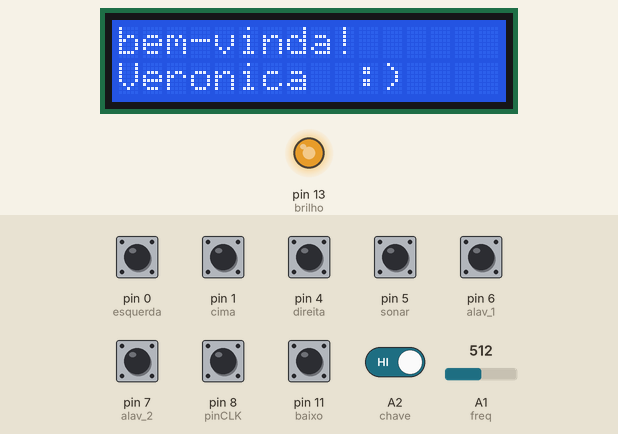
Recording of a sketch running on a simulated Arduino Leonardo, built with avr-gcc and run on an emulated ATmega32U4. Parts: 16×2 character LCD, output pins drawn as LEDs (lit = HIGH). Inputs (shaded band) come from the test bench; at power-on: A2 (chave), pin 0 (esquerda), pin 1 (cima), pin 4 (direita), pin 5 (sonar), pin 6 (alav_1), pin 7 (alav_2), pin 8 (pinCLK), pin 11 (baixo) HIGH, A1 (freq) = 512. USB keyboard and mouse output is not drawn.

Above: at 4.7 s.
At 13.0 s:
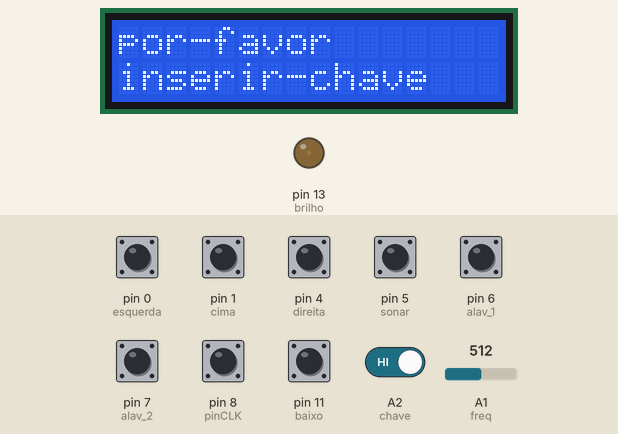
13.1 s: A2 (chave) driven LOW
At 14.4 s:
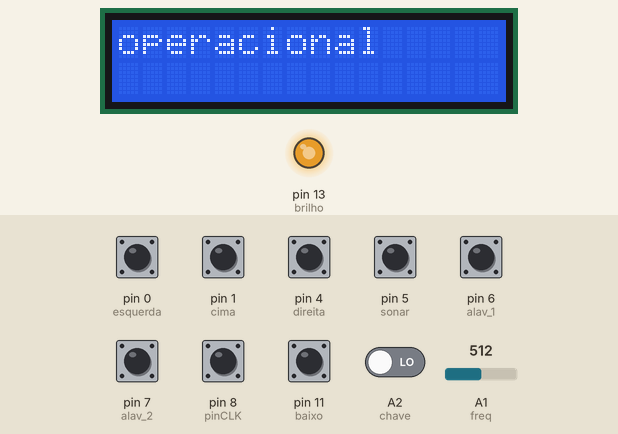
14.9 s: A2 (chave) driven HIGH
At 14.91 s:
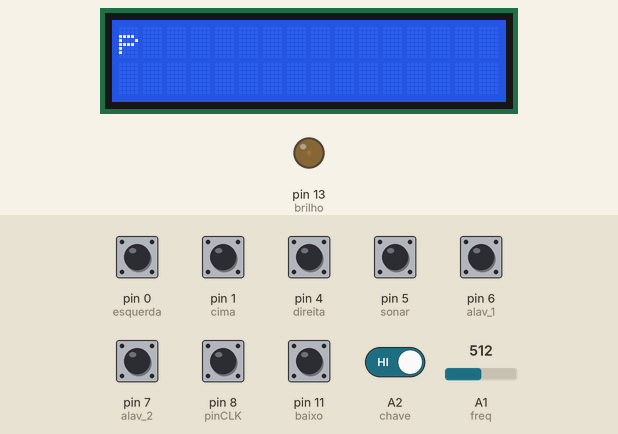
Timing chart, 0 to 17.6 s (numbered marks = the images above; inputs shaded):
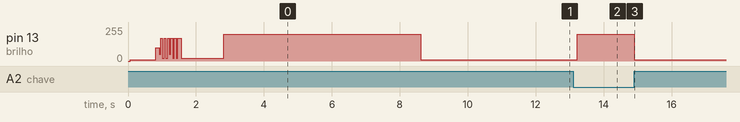

The sketch:

sketch_sep6a.ino
```cpp
#include <LiquidCrystal_I2C.h> // Se o seu display for I2C (com a plaquinha adaptadora atrás)
#include <Joystick.h>

LiquidCrystal_I2C lcd(0x27, 16, 2);
// Configuração do Gamepad: 10 Botões, 0 Hat Switch, Apenas Eixo X ativado
Joystick_ Joystick(JOYSTICK_DEFAULT_REPORT_ID, JOYSTICK_TYPE_GAMEPAD,
  10, 0,
  true, false, false,
  false, false, false,
  false, false,
  false, false, false);

// Pinos dos botões e alavancas
int cima = 1;
int baixo = 11;
int esquerda = 0;
int direita = 4;
int sonar = 5;

// MUDOU PARA A PORTA ANALÓGICA A2 (Protegendo o barramento I2C do pino 2)
int chave = A2;

const int brilho = 13;
int alav_1 = 6;
int alav_2 = 7;

bool ligou = true;

// Pinos do Encoder Rotativo (CLK e DT)
const int pinCLK = 8;
const int pinDT = 9;
int ultimoEstadoCLK;

// Pino do potenciômetro (Knobzinho / Vel)
const int freq = A1;

// -------------------------------------------------------------
// Variáveis para o controle de tempo do encoder sem delay
unsigned long tempoApertoBotao8 = 0;
unsigned long tempoApertoBotao9 = 0;
const int duracaoPulso = 20;
// -------------------------------------------------------------

void setup() {
  Joystick.setXAxisRange(0, 1023);
  lcd.init();
  lcd.backlight();

  pinMode(cima, INPUT_PULLUP);
  pinMode(baixo, INPUT_PULLUP);
  pinMode(esquerda, INPUT_PULLUP);
  pinMode(direita, INPUT_PULLUP);
  pinMode(sonar, INPUT_PULLUP);
  pinMode(alav_1, INPUT_PULLUP);
  pinMode(alav_2, INPUT_PULLUP);
  pinMode(brilho, OUTPUT);
  pinMode(chave, INPUT_PULLUP);

  pinMode(pinCLK, INPUT_PULLUP);
  pinMode(pinDT, INPUT_PULLUP);

  ultimoEstadoCLK = digitalRead(pinCLK);

  // Animação de inicialização da máquina
  analogWrite(brilho, 10);
  delay(750);
  analogWrite(brilho,100);
  delay(100);
  analogWrite(brilho, 50);
  delay(50);
  analogWrite(brilho,170);
  delay(50);
  analogWrite(brilho, 20);
  delay(50);
  analogWrite(brilho,170);
  delay(50);
  analogWrite(brilho, 20);
  delay(50);
  analogWrite(brilho,170);
  delay(50);
  analogWrite(brilho, 50);
  delay(50);
  analogWrite(brilho,170);
  delay(50);
  analogWrite(brilho, 20);
  delay(50);
  analogWrite(brilho,170);
  delay(50);
  analogWrite(brilho, 20);
  delay(50);
  analogWrite(brilho,170);
  delay(100);
  analogWrite(brilho, 20);
  delay(1250);
  analogWrite(brilho, 200);

  lcd.setCursor(0,0);
  lcd.print("b"); delay(500);
  lcd.print("e"); delay(75);
  lcd.print("m"); delay(75);
  lcd.print("-"); delay(75);
  lcd.print("v"); delay(75);
  lcd.print("i"); delay(75);
  lcd.print("n"); delay(75);
  lcd.print("d"); delay(75);
  lcd.print("a"); delay(75);
  lcd.print("!");

  lcd.setCursor(0,1);
  lcd.print("V"); delay(75);
  lcd.print("e"); delay(75);
  lcd.print("r"); delay(75);
  lcd.print("o"); delay(75);
  lcd.print("n"); delay(75);
  lcd.print("i"); delay(75);
  lcd.print("c"); delay(75);
  lcd.print("a"); delay(75);
  lcd.print("  "); delay(75);
  lcd.print(":)"); delay(4000);

  Joystick.begin();
}

void loop() {

  // ================== ENCODER ==================
  int estadoAtualCLK = digitalRead(pinCLK);

  if (estadoAtualCLK != ultimoEstadoCLK && estadoAtualCLK == LOW) {
    if (digitalRead(pinDT) != estadoAtualCLK) {
      Joystick.setButton(7, 1);
      tempoApertoBotao8 = millis();
    } else {
      Joystick.setButton(8, 1);
      tempoApertoBotao9 = millis();
    }
  }

  ultimoEstadoCLK = estadoAtualCLK;

  if (tempoApertoBotao8 > 0 && (millis() - tempoApertoBotao8 >= duracaoPulso)) {
    Joystick.setButton(7, 0);
    tempoApertoBotao8 = 0;
  }

  if (tempoApertoBotao9 > 0 && (millis() - tempoApertoBotao9 >= duracaoPulso)) {
    Joystick.setButton(8, 0);
    tempoApertoBotao9 = 0;
  }

  // Eixo do potenciômetro
  Joystick.setXAxis(analogRead(freq));

  // ================== VALIDADOR DA CHAVE ==================

  // Se a chave for removida (HIGH)
  if (digitalRead(chave) == HIGH) {
    if (ligou == true) {
      lcd.clear();
      analogWrite(brilho, 10);
      lcd.setCursor(0,0);
      lcd.print("p"); delay(75);
      lcd.print("o"); delay(75);
      lcd.print("r"); delay(75);
      lcd.print("-"); delay(75);
      lcd.print("f"); delay(75);
      lcd.print("a"); delay(75);
      lcd.print("v"); delay(75);
      lcd.print("o"); delay(75);
      lcd.print("r"); delay(75);

      lcd.setCursor(0,1);
      lcd.print("i"); delay(75);
      lcd.print("n"); delay(75);
      lcd.print("s"); delay(75);
      lcd.print("e"); delay(75);
      lcd.print("r"); delay(75);
      lcd.print("i"); delay(75);
      lcd.print("r"); delay(75);
      lcd.print("-"); delay(75);
      lcd.print("c"); delay(75);
      lcd.print("h"); delay(75);
      lcd.print("a"); delay(75);
      lcd.print("v"); delay(75);
      lcd.print("e"); delay(3000);

      ligou = false;
    }
  }

  // Se a chave for inserida (LOW)
  else if (digitalRead(chave) == LOW) {
    if (ligou == false) {
      lcd.clear();
      analogWrite(brilho, 200);
      lcd.setCursor(0,0);
      lcd.print("o"); delay(75);
      lcd.print("p"); delay(75);
      lcd.print("e"); delay(75);
      lcd.print("r"); delay(75);
      lcd.print("a"); delay(75);
      lcd.print("c"); delay(75);
      lcd.print("i"); delay(75);
      lcd.print("o"); delay(75);
      lcd.print("n"); delay(75);
      lcd.print("a"); delay(75);
      lcd.print("l"); delay(75);

      ligou = true;
    }
  }

  // ================== LEITURA DOS BOTÕES ==================
  if (ligou == true) {
    Joystick.setButton(0, !digitalRead(cima));
    Joystick.setButton(1, !digitalRead(baixo));
    Joystick.setButton(2, !digitalRead(esquerda));
    Joystick.setButton(3, !digitalRead(direita));
    Joystick.setButton(4, !digitalRead(sonar));
    Joystick.setButton(5, !digitalRead(alav_1));
    Joystick.setButton(6, !digitalRead(alav_2));
  } else {
    Joystick.setButton(0, 0);
    Joystick.setButton(1, 0);
    Joystick.setButton(2, 0);
    Joystick.setButton(3, 0);
    Joystick.setButton(4, 0);
    Joystick.setButton(5, 0);
    Joystick.setButton(6, 0);
  }
}
```

Measured:
- after the input at 13.1 s, pin 13 (brilho): 10/255 → 200/255 after 0.12 s; the display: first changes after 0.12 s (image 2 shows a later state)
- after the input at 14.9 s, pin 13 (brilho): 200/255 → 10/255 at once; the display: changes at once (image 3)
- what the display in image 0 shows lasts 4.0 s, from 4.6 s to 8.6 s
